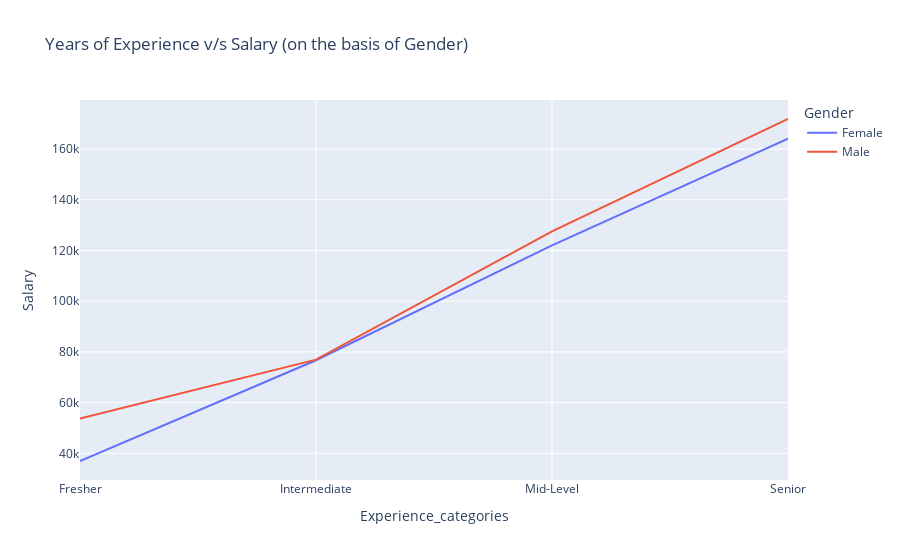

The code cell stored with this chart in its notebook:
### Code cell
#Line Chart
fig = px.line(
    Job.query("Gender in ['Male', 'Female']"),
    x="Experience_categories",
    y="Salary",
    color="Gender",
    title="Years of Experience v/s Salary (on the basis of Gender)"
)

# Display the plot
fig.show()

### Figure 1 — Plotly figure (JSON) as saved in the notebook; plotly's stock layout.template omitted (floating-point values rounded to 4 significant figures)
{"data": [{"hovertemplate": "Gender=Female<br>Experience_categories=%{x}<br>Salary=%{y}<extra></extra>", "legendgroup": "Female", "line": {"color": "#636efa", "dash": "solid"}, "marker": {"symbol": "circle"}, "mode": "lines", "name": "Female", "orientation": "v", "showlegend": true, "type": "scatter", "x": ["Fresher", "Intermediate", "Mid-Level", "Senior"], "xaxis": "x", "y": [36970.0, 76710.0, 122000.0, 164100.0], "yaxis": "y"}, {"hovertemplate": "Gender=Male<br>Experience_categories=%{x}<br>Salary=%{y}<extra></extra>", "legendgroup": "Male", "line": {"color": "#EF553B", "dash": "solid"}, "marker": {"symbol": "circle"}, "mode": "lines", "name": "Male", "orientation": "v", "showlegend": true, "type": "scatter", "x": ["Fresher", "Intermediate", "Mid-Level", "Senior"], "xaxis": "x", "y": [53770.0, 76970.0, 127600.0, 171900.0], "yaxis": "y"}], "layout": {"legend": {"title": {"text": "Gender"}, "tracegroupgap": 0}, "title": {"text": "Years of Experience v/s Salary (on the basis of Gender)"}, "xaxis": {"anchor": "y", "domain": [0, 1], "title": {"text": "Experience_categories"}}, "yaxis": {"anchor": "x", "domain": [0, 1], "title": {"text": "Salary"}}}}
